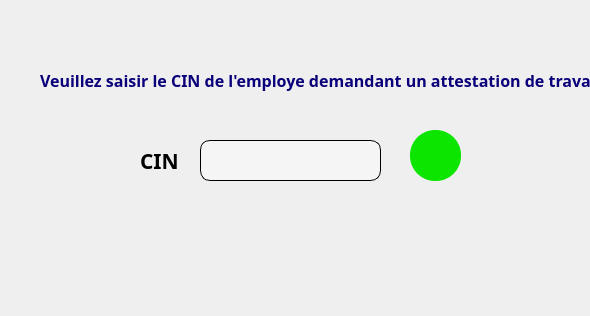
<?xml version="1.0" encoding="UTF-8"?>
<ui version="4.0">
 <class>Dialog</class>
 <widget class="QDialog" name="Dialog">
  <property name="geometry">
   <rect>
    <x>0</x>
    <y>0</y>
    <width>590</width>
    <height>316</height>
   </rect>
  </property>
  <property name="windowTitle">
   <string>Dialog</string>
  </property>
  <widget class="QLabel" name="label">
   <property name="geometry">
    <rect>
     <x>140</x>
     <y>150</y>
     <width>51</width>
     <height>21</height>
    </rect>
   </property>
   <property name="font">
    <font>
     <family>Yu Gothic UI Semibold</family>
     <pointsize>16</pointsize>
     <weight>75</weight>
     <bold>true</bold>
    </font>
   </property>
   <property name="text">
    <string>CIN</string>
   </property>
  </widget>
  <widget class="QLineEdit" name="le_pdf_cin">
   <property name="geometry">
    <rect>
     <x>200</x>
     <y>140</y>
     <width>181</width>
     <height>41</height>
    </rect>
   </property>
   <property name="styleSheet">
    <string notr="true">border-radius: 10px;
background: #F5F5F5;
border: 1px solid #000000;
padding-bottom:7px;</string>
   </property>
  </widget>
  <widget class="QPushButton" name="pushButton">
   <property name="geometry">
    <rect>
     <x>410</x>
     <y>130</y>
     <width>51</width>
     <height>51</height>
    </rect>
   </property>
   <property name="styleSheet">
    <string notr="true">QPushButton {
background:rgb(11, 229, 0);
color:white;
border-radius: 25px;
}

QPushButton::hover
{
background:rgb(31, 147, 0);
color:white;
border-radius: 25px;

}</string>
   </property>
   <property name="text">
    <string/>
   </property>
   <property name="icon">
    <iconset resource="res.qrc">
     <normaloff>:/icon/icons/icons8-ok-64.png</normaloff>:/icon/icons/icons8-ok-64.png</iconset>
   </property>
   <property name="iconSize">
    <size>
     <width>50</width>
     <height>50</height>
    </size>
   </property>
   <property name="flat">
    <bool>true</bool>
   </property>
  </widget>
  <widget class="QLabel" name="lab_dn">
   <property name="geometry">
    <rect>
     <x>40</x>
     <y>50</y>
     <width>581</width>
     <height>61</height>
    </rect>
   </property>
   <property name="font">
    <font>
     <family>Yu Gothic UI Semibold</family>
     <pointsize>12</pointsize>
     <weight>75</weight>
     <bold>true</bold>
    </font>
   </property>
   <property name="styleSheet">
    <string notr="true">color: rgb(10, 0, 122);</string>
   </property>
   <property name="text">
    <string>Veuillez saisir le CIN de l'employe demandant un attestation de travail:</string>
   </property>
  </widget>
 </widget>
 <resources>
  <include location="res.qrc"/>
 </resources>
 <connections/>
</ui>
